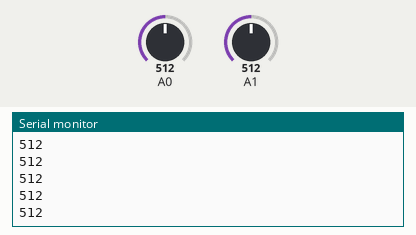
Simulated run of this sketch. Board: Arduino Uno, built with avr-gcc and run on an emulated ATmega328P. Shown: the last lines printed to the serial monitor. The inputs (shaded band) are chosen by the test bench; at power-on: A0 = 512, A1 = 512.

Above: at 1.3 s.
1.4 s: A0 set to 716
At 1.81 s:
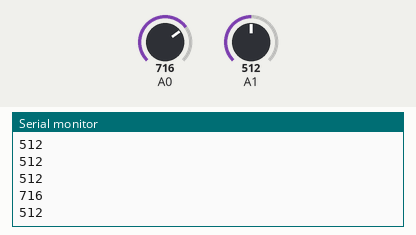
2.9 s: A1 set to 306
At 3.31 s:
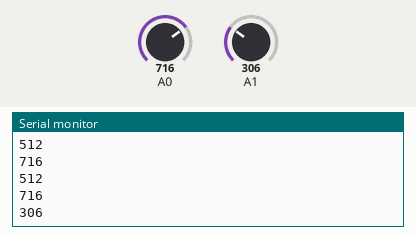
4.4 s: A0 set to 900
At 4.81 s:
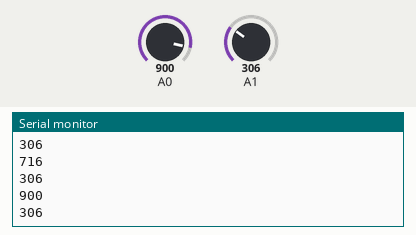
5.9 s: A1 set to 122
At 6.32 s:
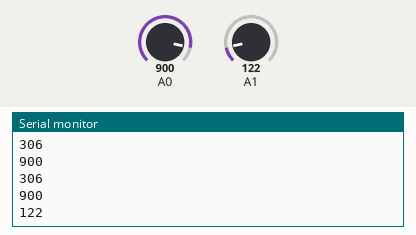
Timing chart, 0 to 8.4 s (numbered marks = the images above; inputs shaded):
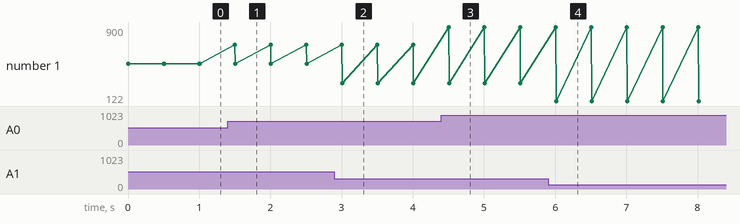

The sketch:

Joystick_trace_classroom.ino
```cpp
int x, y, row, col;
void readJoystick(){
  x=analogRead(A0);
  y=analogRead(A1);
  }
void setup() {
pinMode(2,INPUT);
pinMode(A0,INPUT);
pinMode(A1,INPUT);
Serial.begin(9600);
}
void loop() {
readJoystick();
Serial.println(x);
Serial.println(y);
delay(500);
}
```

Measured:
- after the input at 1.4 s, the serial monitor: prints a new line after 0.10 s (image 1)
- after the input at 2.9 s, the serial monitor: prints a new line after 0.11 s (image 2)
- after the input at 4.4 s, the serial monitor: prints a new line after 0.11 s (image 3)
- after the input at 5.9 s, the serial monitor: prints a new line after 0.11 s (image 4)
- plotted number 1: 512 → 306 after the input at 2.9 s, 306 → 122 after the input at 5.9 s
